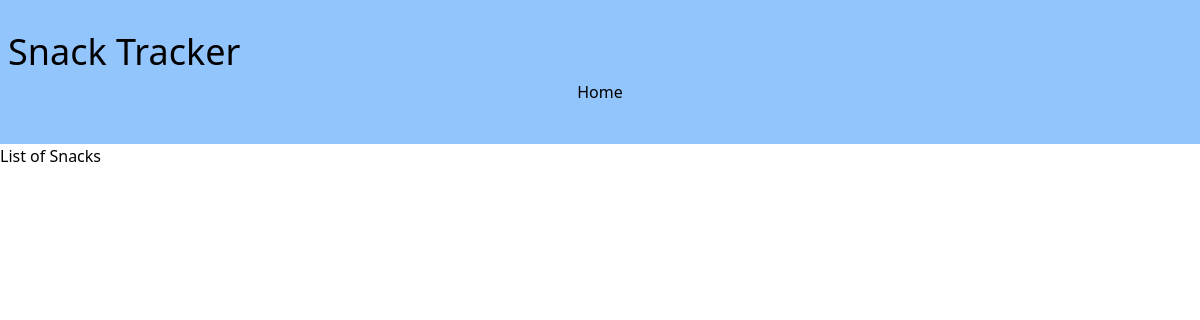
Before: / with the older database file.
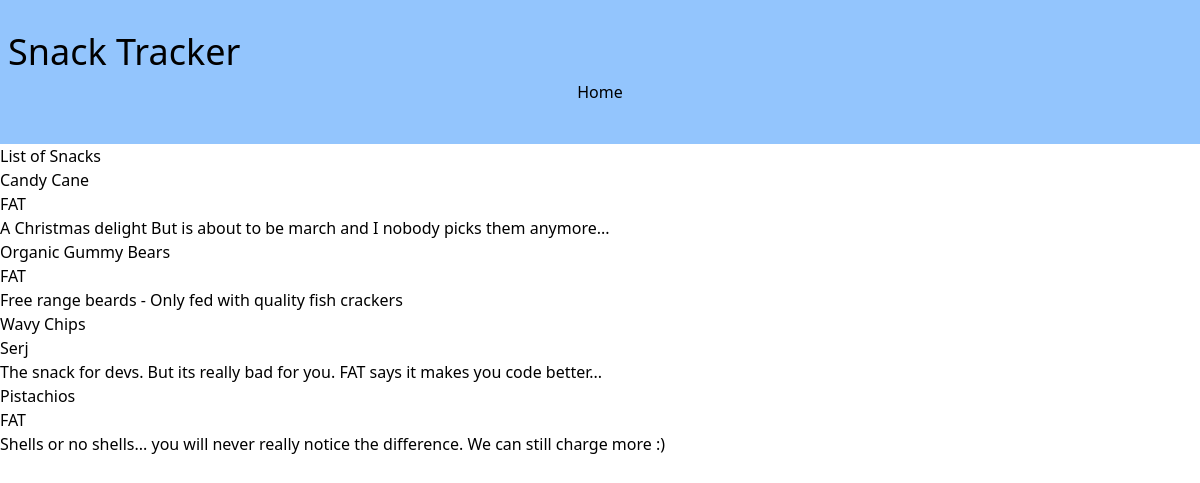
After: the same page with the newer database file.
### snacks/models.py (models this page shows, shortened)
class Snack(models.Model):
    name = models.CharField(max_length=64)
    purchaser = models.ForeignKey(get_user_model(), on_delete=models.CASCADE)
    description = models.TextField(blank=True, help_text="Enter a delicious description")

### snacks/views.py (the view)
# urls.py: path('', SnackListView.as_view(), name='snack_list'),
class SnackListView(ListView):
    template_name='snack_list.html'
    model = Snack
    context_object_name = 'snacks'

### templates/snack_list.html (shortened to what this page needs)
{% extends 'base.html' %}
{% block content %}
<h2>List of Snacks</h2>
<ul>
    {% for snack in snacks %}
    <ul>
        <a href="{% url 'snack_detail' snack.pk %}">
            {{snack.name}}
        </a>
        <p>{{snack.purchaser}}</p>
        <p>{{snack.description}}</p>
    </ul>
    {% endfor %}
    {% endblock content%}

### templates/base.html (shortened to what this page needs)
{% load compress %}
{% load static %}
<!DOCTYPE html>
<html lang="en">
<head>
    {% compress css %}
    <link rel="stylesheet" href="{% static 'src/output.css' %}">
    {% endcompress %}
</head>
<body>
    <header class="bg-blue-300 px-2 py-8 ">
        <a class="text-4xl" href="{% url 'snack_list' %}">Snack Tracker</a>
    <nav class="flex space-x-4 justify-center">
      <a class="hover:bg-gray-700 px-3 py-2 rounded" href="/">Home</a>
    </nav>
  </header>
{% block content %}{% endblock content %}
</body>
</html>

Changed rows visible on the page:
added Snack: name "Candy Cane", purchaser "FAT", description "A Christmas delight But is about to be march and I nobody picks them anymore..."
added Snack: name "Organic Gummy Bears", purchaser "FAT", description "Free range beards - Only fed with quality fish crackers"
added Snack: name "Wavy Chips", purchaser "Serj", description "The snack for devs. But its really bad for you. FAT says it makes you code better..."
added Snack: name "Pistachios", purchaser "FAT", description "Shells or no shells... you will never really notice the difference. We can still charge more :)"
